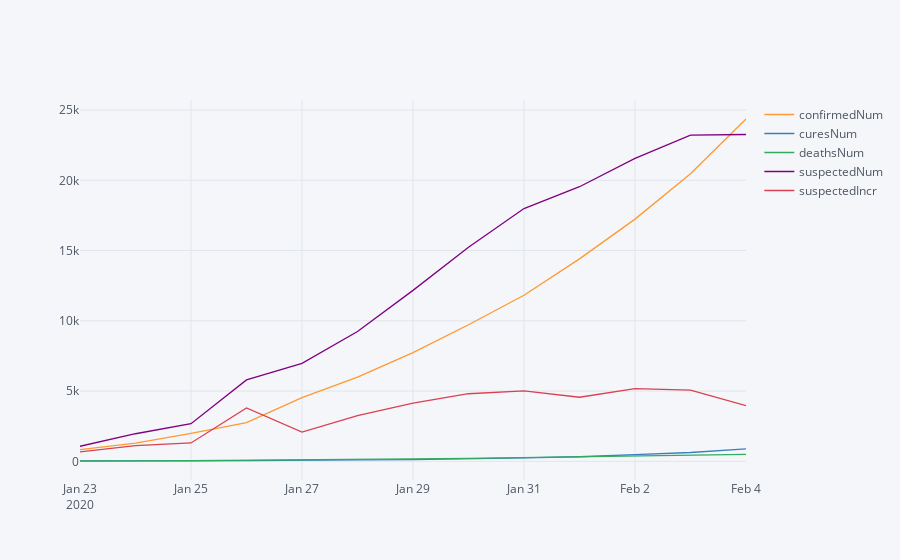

The cell this chart's notebook holds for it:
### Code cell
import matplotlib as mpl
import matplotlib.pyplot as plt  
%matplotlib inline
import numpy as np
import pylab
import pandas as pd
import plotly.offline as plyo  
plyo.iplot(  
    df_history.iplot(asFigure=True),  
    image='png',  
    filename='ply_01'  
)

### Figure 1 — Plotly figure (JSON) as saved in the notebook; plotly's stock layout.template omitted (floating-point values rounded to 4 significant figures)
{"data": [{"line": {"color": "rgba(255, 153, 51, 1.0)", "dash": "solid", "shape": "linear", "width": 1.3}, "mode": "lines", "name": "confirmedNum", "text": "", "type": "scatter", "uid": "5bd920e1-eba5-4707-9964-67ee47087d8f", "x": ["2020-02-04", "2020-02-03", "2020-02-02", "2020-02-01", "2020-01-31", "2020-01-30", "2020-01-29", "2020-01-28", "2020-01-27", "2020-01-26", "2020-01-25", "2020-01-24", "2020-01-23"], "y": [24363, 20471, 17238, 14411, 11821, 9720, 7736, 5997, 4535, 2761, 1985, 1297, 830]}, {"line": {"color": "rgba(55, 128, 191, 1.0)", "dash": "solid", "shape": "linear", "width": 1.3}, "mode": "lines", "name": "curesNum", "text": "", "type": "scatter", "uid": "8abe21d4-dfca-418b-8768-819501e999f3", "x": ["2020-02-04", "2020-02-03", "2020-02-02", "2020-02-01", "2020-01-31", "2020-01-30", "2020-01-29", "2020-01-28", "2020-01-27", "2020-01-26", "2020-01-25", "2020-01-24", "2020-01-23"], "y": [892, 630, 475, 328, 243, 171, 124, 103, 51, 49, 38, 38, 34]}, {"line": {"color": "rgba(50, 171, 96, 1.0)", "dash": "solid", "shape": "linear", "width": 1.3}, "mode": "lines", "name": "deathsNum", "text": "", "type": "scatter", "uid": "71a1591f-becc-44cd-b99c-0772792ba697", "x": ["2020-02-04", "2020-02-03", "2020-02-02", "2020-02-01", "2020-01-31", "2020-01-30", "2020-01-29", "2020-01-28", "2020-01-27", "2020-01-26", "2020-01-25", "2020-01-24", "2020-01-23"], "y": [491, 425, 361, 304, 259, 213, 170, 132, 106, 80, 56, 41, 25]}, {"line": {"color": "rgba(128, 0, 128, 1.0)", "dash": "solid", "shape": "linear", "width": 1.3}, "mode": "lines", "name": "suspectedNum", "text": "", "type": "scatter", "uid": "b3fc6f60-35b1-42b3-8b0a-5918e276f57c", "x": ["2020-02-04", "2020-02-03", "2020-02-02", "2020-02-01", "2020-01-31", "2020-01-30", "2020-01-29", "2020-01-28", "2020-01-27", "2020-01-26", "2020-01-25", "2020-01-24", "2020-01-23"], "y": [23260, 23214, 21558, 19544, 17988, 15238, 12167, 9239, 6973, 5794, 2684, 1965, 1072]}, {"line": {"color": "rgba(219, 64, 82, 1.0)", "dash": "solid", "shape": "linear", "width": 1.3}, "mode": "lines", "name": "suspectedIncr", "text": "", "type": "scatter", "uid": "73901b10-21c1-44cb-95f8-da1c5490e2fb", "x": ["2020-02-04", "2020-02-03", "2020-02-02", "2020-02-01", "2020-01-31", "2020-01-30", "2020-01-29", "2020-01-28", "2020-01-27", "2020-01-26", "2020-01-25", "2020-01-24", "2020-01-23"], "y": [3971, 5072, 5173, 4562, 5019, 4812, 4148, 3248, 2077, 3806, 1309, 1118, 680]}], "layout": {"legend": {"bgcolor": "#F5F6F9", "font": {"color": "#4D5663"}}, "paper_bgcolor": "#F5F6F9", "plot_bgcolor": "#F5F6F9", "title": {"font": {"color": "#4D5663"}}, "xaxis": {"gridcolor": "#E1E5ED", "showgrid": true, "tickfont": {"color": "#4D5663"}, "title": {"font": {"color": "#4D5663"}, "text": ""}, "zerolinecolor": "#E1E5ED"}, "yaxis": {"gridcolor": "#E1E5ED", "showgrid": true, "tickfont": {"color": "#4D5663"}, "title": {"font": {"color": "#4D5663"}, "text": ""}, "zerolinecolor": "#E1E5ED"}}}
